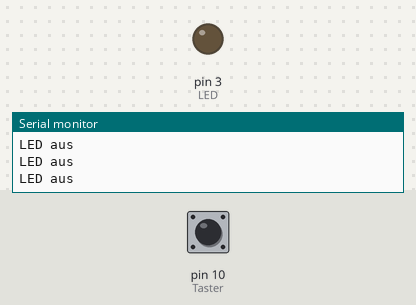
Bench run of a sketch on a simulated Arduino Uno, built with avr-gcc and run on an emulated ATmega328P. On the bench: output pins drawn as LEDs (lit = HIGH), the last lines printed to the serial monitor. Inputs (shaded band) come from the test bench; at power-on: pin 10 (Taster) LOW.

Above: at 1.2 s.
1.3 s: pin 10 (Taster) pulled HIGH for 0.15 s
At 1.4 s:
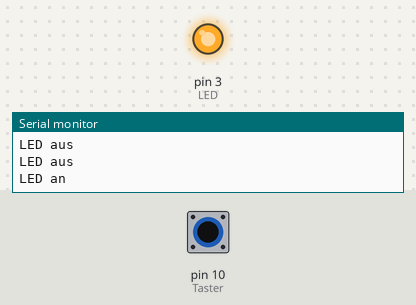
3.0 s: pin 10 (Taster) pulled HIGH for 3.2 s
At 6.8 s:
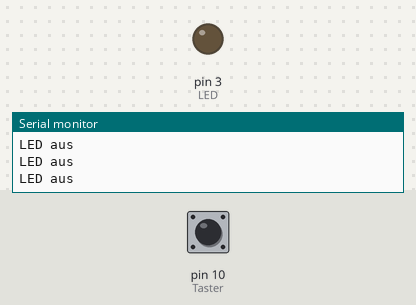
Timing chart, 0 to 8.3 s (numbered marks = the images above; inputs shaded):
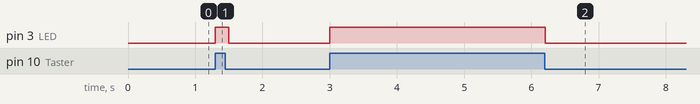

The sketch:

Taster_Version1.ino
```cpp
/*
   Programm:          Taster schaltet LED, Pulldown
   Letzte Änderung:   25.09.2020
   Programmierer:     LC

   Hardware:      Arduino UNO / LED an Pin 3 / Taster (Schließer) an Pin 10 / Pulldown
*/

#define LED 3         //grüne LED an Pin 3
#define Taster 10     //Taster an Pin 10

boolean eingabe = 0;


void setup()
{
  pinMode(LED, OUTPUT);
  pinMode(Taster, INPUT);
  Serial.begin(9600);
}

void loop()
{
  eingabe = digitalRead(Taster);
  digitalWrite(LED, eingabe);
  if (eingabe == 1)
  {
    Serial.println("LED an");
    delay(100);
  }
  else
  {
    Serial.println("LED aus");
    delay(100);
  }
}
```

Measured:
- after the input at 1.3 s, pin 3 (LED): LOW → HIGH at once, → LOW 0.20 s later
- after the input at 3.0 s, pin 3 (LED): LOW → HIGH at once, → LOW 3.2 s later
